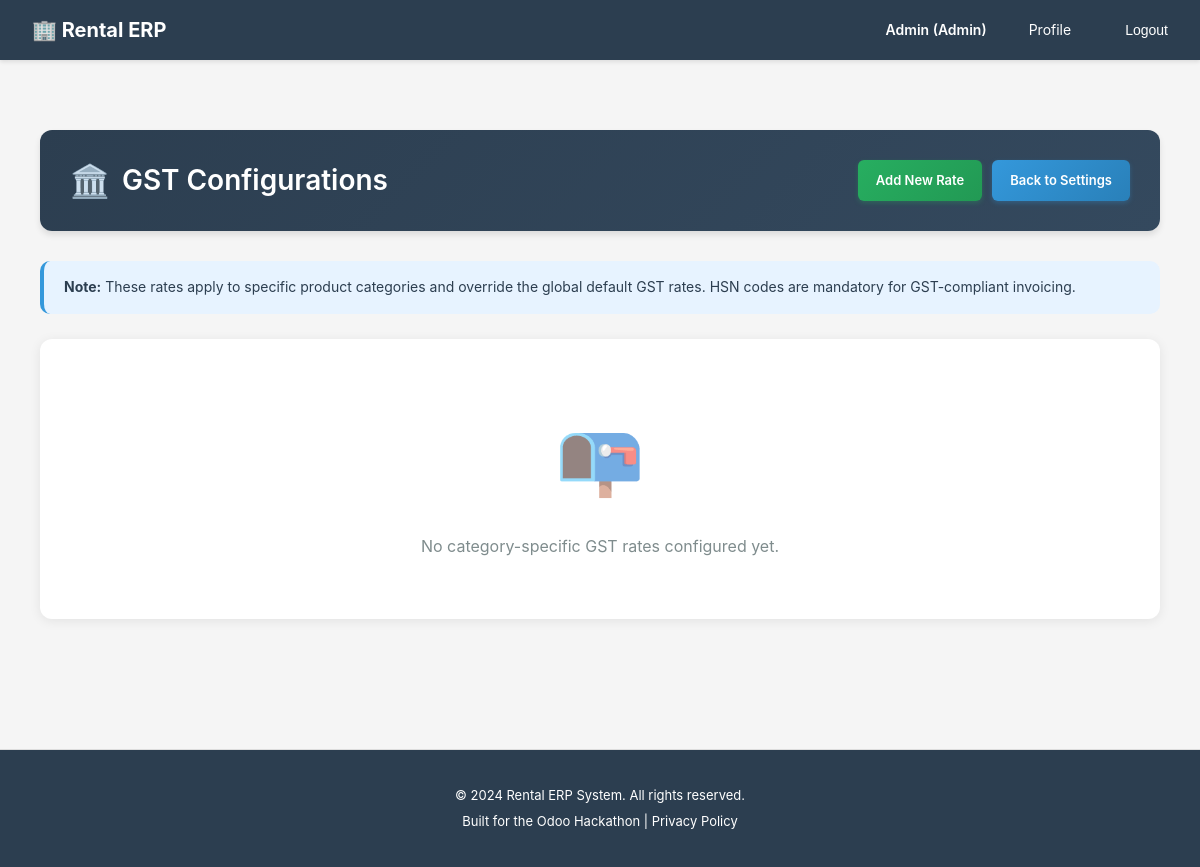
Before: /config/admin/gst/ (signed in) with the older database file.
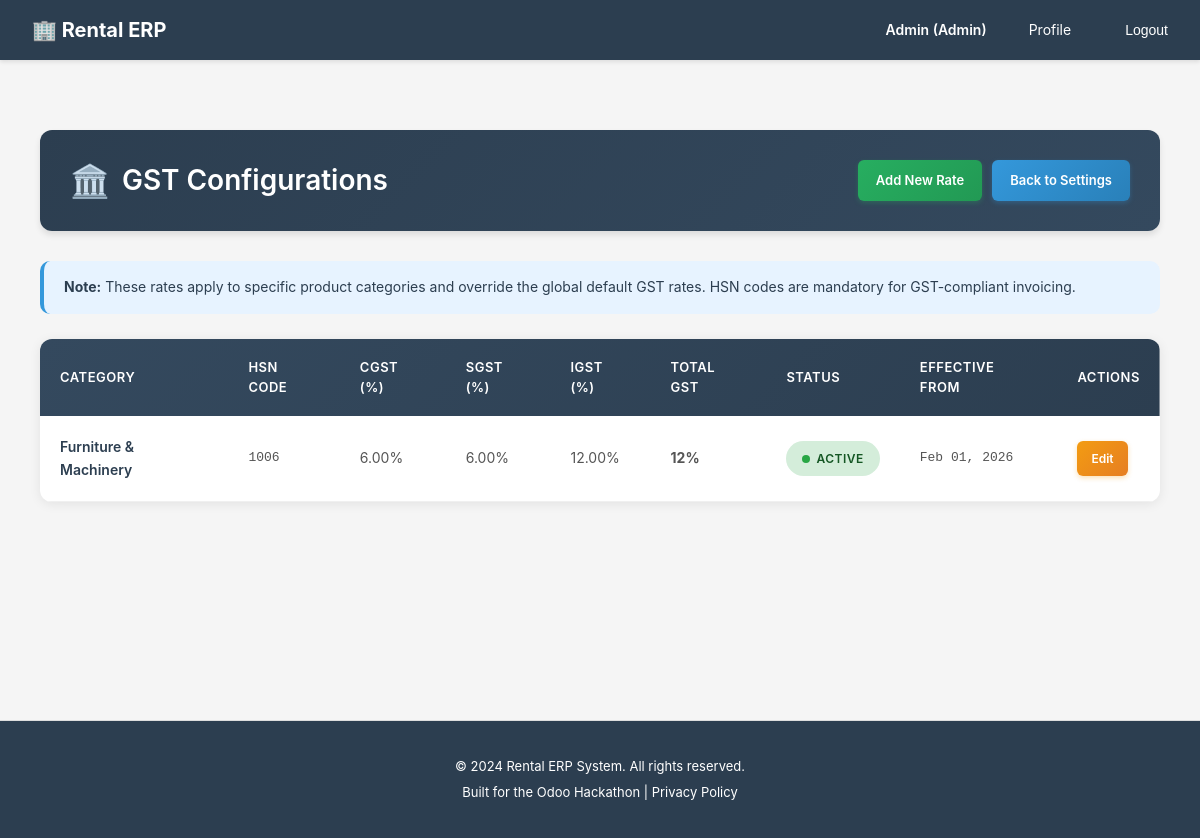
After: the same page with the newer database file.
### system_settings/models.py (models this page shows, shortened)
class GSTConfiguration(models.Model):
    category = models.ForeignKey(
        'catalog.ProductCategory',
        on_delete=models.CASCADE,
        related_name='gst_configurations',
        help_text="Product category this GST rate applies to"
    )
    hsn_code = models.CharField(
        max_length=10,
        help_text="HSN code for this category (GST compliance)"
    )
    cgst_rate = models.DecimalField(
        max_digits=5,
        decimal_places=2,
        validators=[MinValueValidator(0), MaxValueValidator(100)],
        help_text="CGST rate % for this category"
    )
    sgst_rate = models.DecimalField(
        max_digits=5,
        decimal_places=2,
        validators=[MinValueValidator(0), MaxValueValidator(100)],
        help_text="SGST rate % for this category"
    )
    igst_rate = models.DecimalField(
        max_digits=5,
        decimal_places=2,
        validators=[MinValueValidator(0), MaxValueValidator(100)],
        help_text="IGST rate % for this category"
    )
    is_active = models.BooleanField(
        default=True,
        help_text="Is this configuration active"
    )
    effective_from = models.DateField(
        help_text="When this GST rate becomes effective"
    )
    effective_until = models.DateField(
        blank=True,
        null=True,
        help_text="When this GST rate expires (for rate changes)"
    )
    created_at = models.DateTimeField(auto_now_add=True)
    updated_at = models.DateTimeField(auto_now=True)
    class Meta:
        db_table = 'gst_configurations'
        verbose_name = 'GST Configuration'
        verbose_name_plural = 'GST Configurations'
        ordering = ['category', '-effective_from']
        unique_together = ['category', 'effective_from']

### catalog/models.py (models this page shows, shortened)
class ProductCategory(models.Model):
    name = models.CharField(
        max_length=100,
        unique=True,
        help_text="Category name (e.g., 'Camera Equipment', 'Furniture')"
    )
    slug = models.SlugField(
        max_length=100,
        unique=True,
        help_text="URL-friendly identifier"
    )
    parent = models.ForeignKey(
        'self',
        on_delete=models.CASCADE,
        blank=True,
        null=True,
        related_name='subcategories',
        help_text="Parent category for hierarchical structure"
    )
    description = models.TextField(
        blank=True,
        null=True,
        help_text="Category description for SEO and customer guidance"
    )
    is_active = models.BooleanField(
        default=True,
        help_text="Show/hide category on website"
    )
    created_at = models.DateTimeField(auto_now_add=True)
    updated_at = models.DateTimeField(auto_now=True)
    class Meta:
        db_table = 'product_categories'
        verbose_name = 'Product Category'
        verbose_name_plural = 'Product Categories'
        ordering = ['name']

### accounts/decorators.py (the view)
        def wrapper(request, *args, **kwargs):
            if not request.user.is_authenticated:
                return redirect('accounts:login')
            if request.user.role not in allowed_roles:
                return HttpResponseForbidden('You do not have access to this page.')
            return view_func(request, *args, **kwargs)

### rental_erp/compliance.py (called while the page is built)
    def process_request(self, request):
        if not request.user.is_authenticated:
            return None
        if request.method == 'GET':
            path_lower = request.path.lower()
            for model in self.PERSONAL_DATA_MODELS:
                if model in path_lower:
                    self._log_data_access(request, model)
                    break
        return None

    def process_request(self, request):
        if not request.user.is_authenticated:
            return None
        consent_key = f'gdpr_consent:{request.user.id}'
        has_consent = cache.get(consent_key)
        if has_consent is None:
            cache.set(consent_key, True, 86400)  # Cache for 24 hours
        return None

    def process_response(self, request, response):
        response['X-Privacy-Policy'] = '/privacy-policy/'
        if hasattr(settings, 'DATA_RETENTION_DAYS'):
            response['X-Data-Retention-Days'] = str(settings.DATA_RETENTION_DAYS)
        return response

### rental_erp/security.py (called while the page is built, shortened)
    def process_response(self, request, response):
        if not self.is_sensitive_operation(request):
            return response

### templates/system_settings/admin_gst_list.html (shortened to what this page needs)
{% extends 'base.html' %}
{% block content %}
<div class="gst-container">
    <div class="page-header">
        <h2>GST Configurations</h2>
        <div class="header-actions">
            <a href="{% url 'system_settings:admin_gst_add' %}" class="action-btn action-btn-primary">Add New Rate</a>
            <a href="{% url 'system_settings:admin_system_config' %}" class="action-btn">Back to Settings</a>
        </div>
    </div>
    <div class="info-box">
        <strong>Note:</strong> These rates apply to specific product categories and override the global default GST rates.
        HSN codes are mandatory for GST-compliant invoicing.
    </div>
    {% if gst_configs %}
    <div class="gst-table-wrapper">
        <table class="gst-table">
            <thead>
                <tr>
                    <th>Category</th>
                    <th>HSN Code</th>
                    <th>CGST (%)</th>
                    <th>SGST (%)</th>
                    <th>IGST (%)</th>
                    <th>Total GST</th>
                    <th>Status</th>
                    <th>Effective From</th>
                    <th>Actions</th>
                </tr>
            </thead>
            <tbody>
                {% for config in gst_configs %}
                <tr class="gst-row">
                    <td><span class="gst-category">{{ config.category.name }}</span></td>
                    <td class="gst-mono">{{ config.hsn_code }}</td>
                    <td>{{ config.cgst_rate }}%</td>
                    <td>{{ config.sgst_rate }}%</td>
                    <td>{{ config.igst_rate }}%</td>
                    <td class="total-gst">{{ config.cgst_rate|add:config.sgst_rate }}%</td>
                    <td>
                        {% if config.is_active %}
                            <span class="status-badge status-active">Active</span>
                        {% else %}
                            <span class="status-badge status-inactive">Inactive</span>
                        {% endif %}
                    </td>
                    <td class="gst-mono">{{ config.effective_from|date:"M d, Y" }}</td>
                    <td>
                        <a href="{% url 'system_settings:admin_gst_edit' config.pk %}" class="edit-btn">Edit</a>
                    </td>
                </tr>
                {% endfor %}
            </tbody>
        </table>
    </div>
    {% else %}
    <div class="empty-state">
        <div class="empty-state-icon">📭</div>
        <p class="empty-state-text">No category-specific GST rates configured yet.</p>
    </div>
    {% endif %}
</div>
{% endblock %}

Changed rows visible on the page:
added GSTConfiguration: category.name "Furniture & Machinery", hsn_code "1006", cgst_rate "6.00", sgst_rate "6.00", igst_rate "12.00", cgst_rate|add "12", is_active "ACTIVE", effective_from "Feb 01, 2026"
Other visible differences:
text no longer shown: "📭 No category-specific GST rates configured yet."
text now shown: "CATEGORY HSN CODE CGST (%) SGST (%) IGST (%) TOTAL GST STATUS EFFECTIVE FROM ACTIONS"
